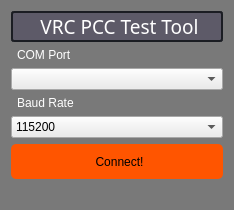
<?xml version="1.0" encoding="UTF-8"?>
<ui version="4.0">
 <class>VRC_startup</class>
 <widget class="QWidget" name="VRC_startup">
  <property name="geometry">
   <rect>
    <x>0</x>
    <y>0</y>
    <width>234</width>
    <height>210</height>
   </rect>
  </property>
  <property name="sizePolicy">
   <sizepolicy hsizetype="Fixed" vsizetype="Fixed">
    <horstretch>0</horstretch>
    <verstretch>0</verstretch>
   </sizepolicy>
  </property>
  <property name="minimumSize">
   <size>
    <width>234</width>
    <height>210</height>
   </size>
  </property>
  <property name="maximumSize">
   <size>
    <width>234</width>
    <height>210</height>
   </size>
  </property>
  <property name="windowTitle">
   <string>Form</string>
  </property>
  <property name="styleSheet">
   <string notr="true">background-color: rgb(121, 121, 121);</string>
  </property>
  <layout class="QFormLayout" name="formLayout">
   <item row="0" column="0" colspan="2">
    <widget class="QLabel" name="Title">
     <property name="font">
      <font>
       <family>Arial Black</family>
       <pointsize>14</pointsize>
       <weight>10</weight>
       <italic>false</italic>
       <bold>false</bold>
      </font>
     </property>
     <property name="styleSheet">
      <string notr="true">font: 87 14pt &quot;Arial Black&quot;;
background-color: rgba(86, 81, 100, 200);
color: rgb(255, 255, 255);
border-radius: 3px;
border: 2px solid rgb(27, 29, 35);
padding-left: 5px;</string>
     </property>
     <property name="text">
      <string>VRC PCC Test Tool</string>
     </property>
     <property name="alignment">
      <set>Qt::AlignCenter</set>
     </property>
    </widget>
   </item>
   <item row="1" column="0" colspan="2">
    <widget class="QLabel" name="COM_Port_Label">
     <property name="styleSheet">
      <string notr="true">font: 87 12pt &quot;Arial Black&quot;;
color: rgb(255, 255, 255);
padding-left: 3px;
</string>
     </property>
     <property name="text">
      <string>COM Port</string>
     </property>
    </widget>
   </item>
   <item row="2" column="0" colspan="2">
    <widget class="QComboBox" name="COM_Port_comboBox">
     <property name="styleSheet">
      <string notr="true">font: 12pt &quot;Arial Narrow&quot;;
background-color: rgb(235, 235, 235);</string>
     </property>
     <property name="currentText">
      <string extracomment="COM Port"/>
     </property>
     <property name="maxCount">
      <number>10</number>
     </property>
    </widget>
   </item>
   <item row="3" column="0" colspan="2">
    <widget class="QLabel" name="Baud_Rate_Label">
     <property name="styleSheet">
      <string notr="true">font: 87 12pt &quot;Arial Black&quot;;
color: rgb(255, 255, 255);
padding-left: 3px;
</string>
     </property>
     <property name="text">
      <string>Baud Rate</string>
     </property>
    </widget>
   </item>
   <item row="4" column="0" colspan="2">
    <widget class="QComboBox" name="Baud_Rate_comboBox">
     <property name="autoFillBackground">
      <bool>false</bool>
     </property>
     <property name="styleSheet">
      <string notr="true">font: 12pt &quot;Arial Narrow&quot;;
background-color: rgb(235, 235, 235);</string>
     </property>
     <property name="currentText">
      <string extracomment="COM Port">115200</string>
     </property>
     <property name="maxCount">
      <number>10</number>
     </property>
     <item>
      <property name="text">
       <string>115200</string>
      </property>
     </item>
    </widget>
   </item>
   <item row="5" column="0" colspan="2">
    <widget class="QPushButton" name="Connect_Button">
     <property name="minimumSize">
      <size>
       <width>0</width>
       <height>35</height>
      </size>
     </property>
     <property name="autoFillBackground">
      <bool>false</bool>
     </property>
     <property name="styleSheet">
      <string notr="true">font: 87 12pt &quot;Arial Black&quot;;
background-color: rgb(255, 85, 0);
border-radius: 5px;
padding-left: 5px;
</string>
     </property>
     <property name="text">
      <string>Connect!</string>
     </property>
     <property name="checkable">
      <bool>true</bool>
     </property>
    </widget>
   </item>
  </layout>
 </widget>
 <resources/>
 <connections/>
</ui>
